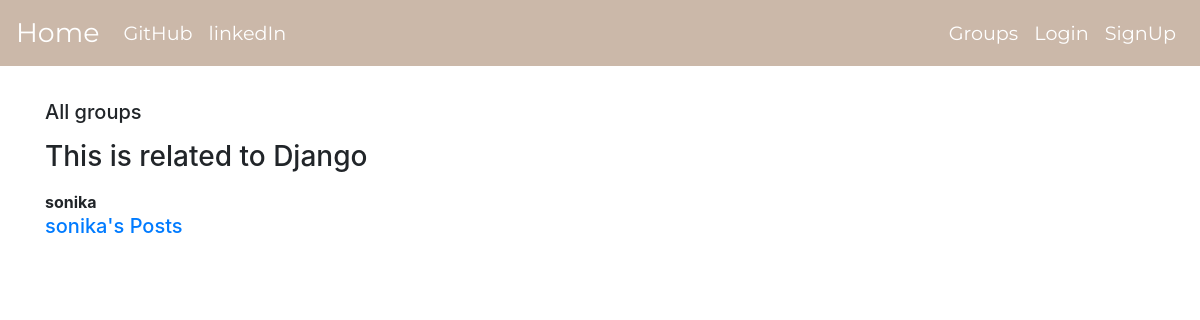
The app's page /posts/, older data.
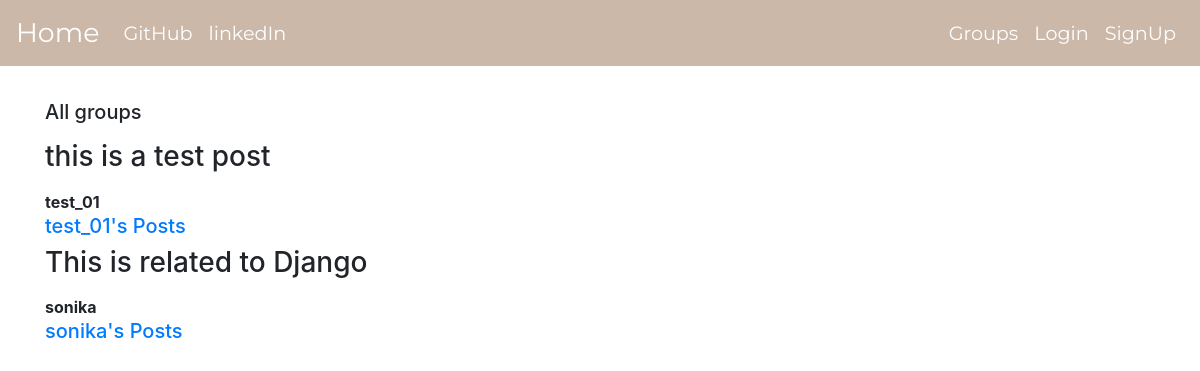
The same page, newer data.
### posts/models.py (models this page shows, shortened)
class Post(models.Model):
    user = models.ForeignKey(User,on_delete=models.CASCADE,related_name='user_post')
    created_time = models.DateTimeField(auto_now=True)
    message = models.TextField()
    message_html = models.TextField(editable=False,default='',blank=True)
    group = models.ForeignKey(Group,related_name='group_post',null=True,blank=True,on_delete=models.SET_NULL)
    class Meta:
        ordering = ['-created_time']
        unique_together = ['user','message']

### posts/views.py (the view)
# urls.py: path('',views.PostListClass.as_view(),name='list_post'),
class PostListClass(SelectRelatedMixin,generic.ListView):
    model = models.Post
    select_related = ('user','group')

### posts/templates/posts/post_list.html (shortened to what this page needs)
{% extends 'posts/post_base.html' %}
{% load humanize %}
{% block prepost %}
  <h5>All groups</h5>
{% endblock %}
{% block post_content %}
  {% for post in post_list %}
    {% include 'posts/_post.html' %}
  {% endfor %}
{% endblock %}

### posts/templates/posts/_post.html (shortened to what this page needs)
<div class="post_media">
  <h3>{{post.message_html|safe}}</h3>
  <div class="media_body">
    <strong>{{post.user.username}}</strong>
    <h5 class="media_heading">
      <a href="{% url 'posts:for_user_post' slug=post.user.username %}">{{post.user.username}}'s Posts</a>
    </h5>
  </div>
</div>

Row changes from the older to the newer data that the page shows:
added Post: message_html "this is a test post", user.username "test_01"
